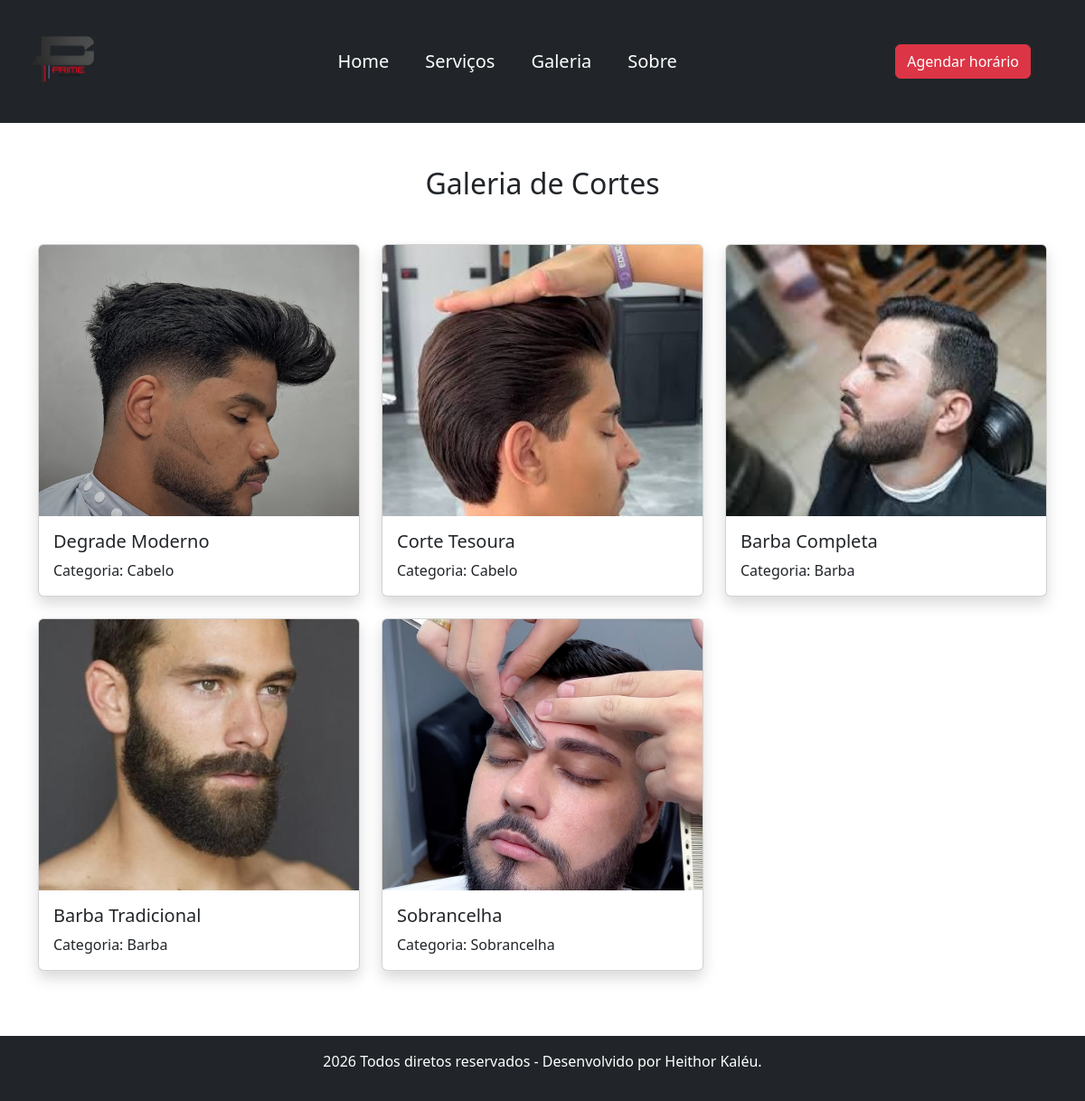
Screenshot of /galeria.php with the database file from the repository.
### tables this page shows
CREATE TABLE `galeria` (
  `id` int(11) NOT NULL,
  `titulo` varchar(100) NOT NULL,
  `categoria` varchar(50) NOT NULL,
  `imagem` varchar(255) NOT NULL
);

### galeria.php (the view, shortened to what this page needs)
<?php
include("conexao.php");
$sql = "SELECT * FROM galeria";
$resultado = $conn->query($sql);
?>
<!DOCTYPE html>
<html lang="pt-br">
<head>
    <link href="https://cdn.jsdelivr.net/npm/bootstrap@5.3.8/dist/css/bootstrap.min.css" rel="stylesheet">
    <link rel="stylesheet"
        href="https://cdn.jsdelivr.net/npm/bootstrap-icons@1.11.3/font/bootstrap-icons.min.css">
    <link rel="stylesheet" href="css/style.css">
</head>
<body>
    <?php include("paginas/header.php"); ?>
    <div class="container py-5">
        <h2 class="text-center mb-5">
            Galeria de Cortes
        </h2>
        <div class="row">
            <?php while ($corte = $resultado->fetch_assoc()): ?>
                <div class="col-md-4 mb-4">
                    <div class="card h-100 shadow">
                        <img
                            src="img/galeria/<?= $corte['imagem']; ?>"
                            class="card-img-top"
                            alt="<?= $corte['titulo']; ?>"
                            style="height:300px; object-fit:cover;">
                        <div class="card-body">
                            <h5 class="card-title">
                                <?= $corte['titulo']; ?>
                            </h5>
                            <p class="card-text">
                                Categoria:
                                <?= ucfirst($corte['categoria']); ?>
                            </p>
                        </div>
                    </div>
                </div>
            <?php endwhile; ?>
        </div>
    </div>
    <?php include("paginas/footer.php"); ?>
</body>
</html>

### paginas/header.php (shortened to what this page needs)
<!DOCTYPE html>
<html lang="pt-br">
<head>
    <link href="https://cdn.jsdelivr.net/npm/bootstrap@5.3.8/dist/css/bootstrap.min.css" rel="stylesheet">
    <link rel="stylesheet" href="css/style.css">
</head>
<body>
    <header>
        <nav class="navbar navbar-expand-lg navbar-dark bg-dark">
            <div class="container-fluid">
                <a class="logo" href="index.php">
                    <img src="img/logo (2).png" alt="Prime Hair Studio" width="120">
                </a>
                <div class="collapse navbar-collapse" id="navbarSupportedContent">
                    <ul class="navbar-nav ms-auto me-auto mb-2 mb-lg-0 gap-4 fs-5 ">
                        <li class="nav-item">
                            <a class="nav-link" href="index.php">Home</a>
                        </li>
                        <li class="nav-item">
                            <a class="nav-link" href="index.php#servicos">Serviços</a>
                        </li>
                        <li class="nav-item">
                            <a class="nav-link" href="galeria.php">Galeria</a>
                        </li>
                        <li class="nav-item">
                            <a class="nav-link" href="sobre.php">Sobre</a>
                        </li>
                    </ul>
                    <div class="d-flex me-5">
                        <a href="https://wa.me/5544999259339" class="btn btn-danger">
                            Agendar horário
                        </a>
                    </div>
                </div>
            </div>
        </nav>
    </header>
</body>
</html>

### paginas/footer.php (shortened to what this page needs)
<!DOCTYPE html>
<html lang="pt-br">
<head>
    <link href="https://cdn.jsdelivr.net/npm/bootstrap@5.3.8/dist/css/bootstrap.min.css" rel="stylesheet">
    <link rel="stylesheet" href="css/style.css">
</head>
<body>
    <footer class="bg-dark p-3">
        <p class="text-center ">
        2026   Todos diretos reservados - Desenvolvido por Heithor Kaléu.
        </p>
    </footer>
</body>
</html>

### css/style.css (style rules this page uses)
* { margin: 0; }
.nav-link { color: white !important; }

### rows the page displays
galeria: imagem (picture), titulo "Degrade Moderno", categoria "Cabelo"
galeria: imagem (picture), titulo "Corte Tesoura", categoria "Cabelo"
galeria: imagem (picture), titulo "Barba Completa", categoria "Barba"
galeria: imagem (picture), titulo "Barba Tradicional", categoria "Barba"
galeria: imagem (picture), titulo "Sobrancelha", categoria "Sobrancelha"
